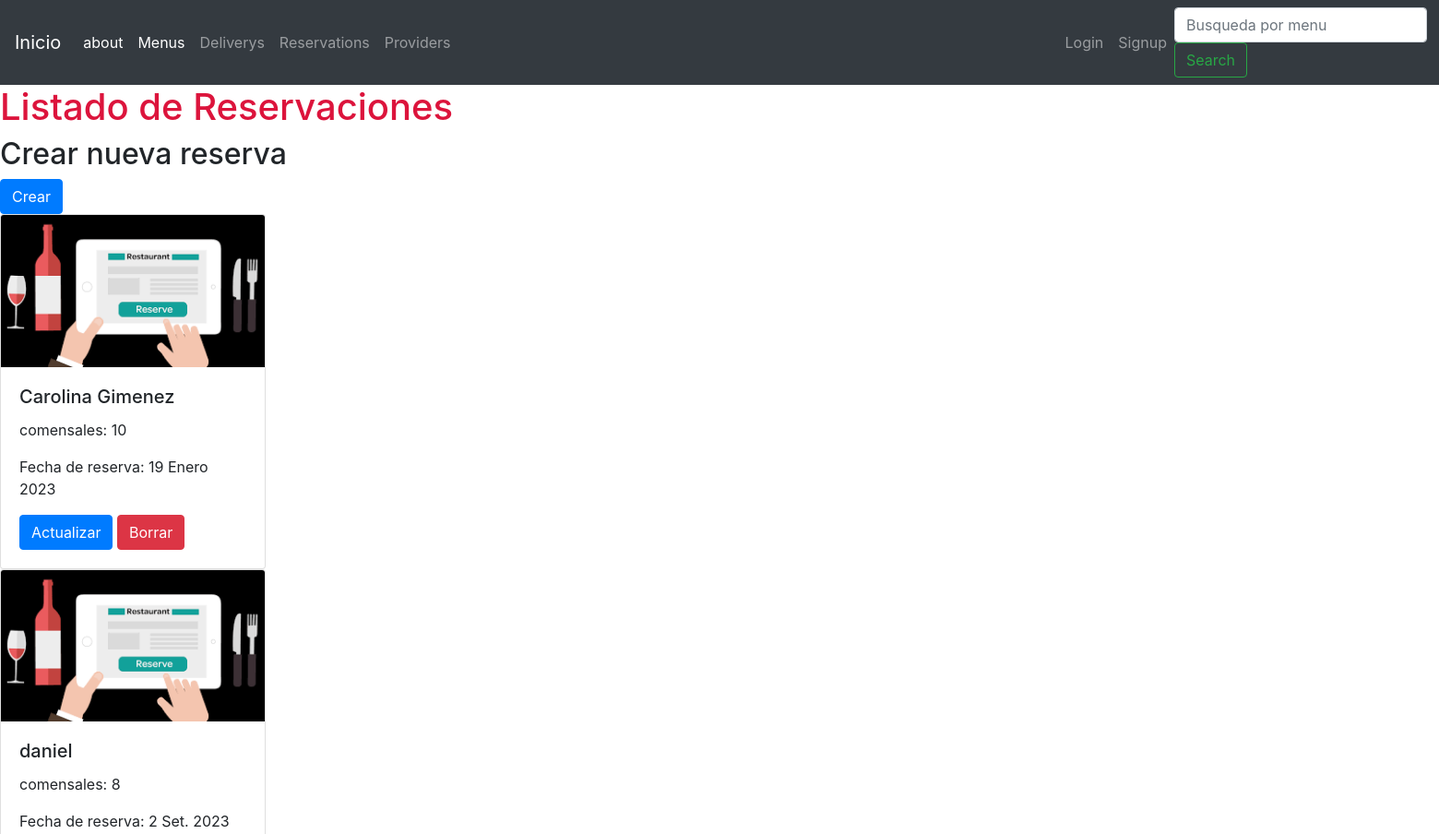
The page /reservations/list-reservations/ (upper part) on the database as committed earlier.
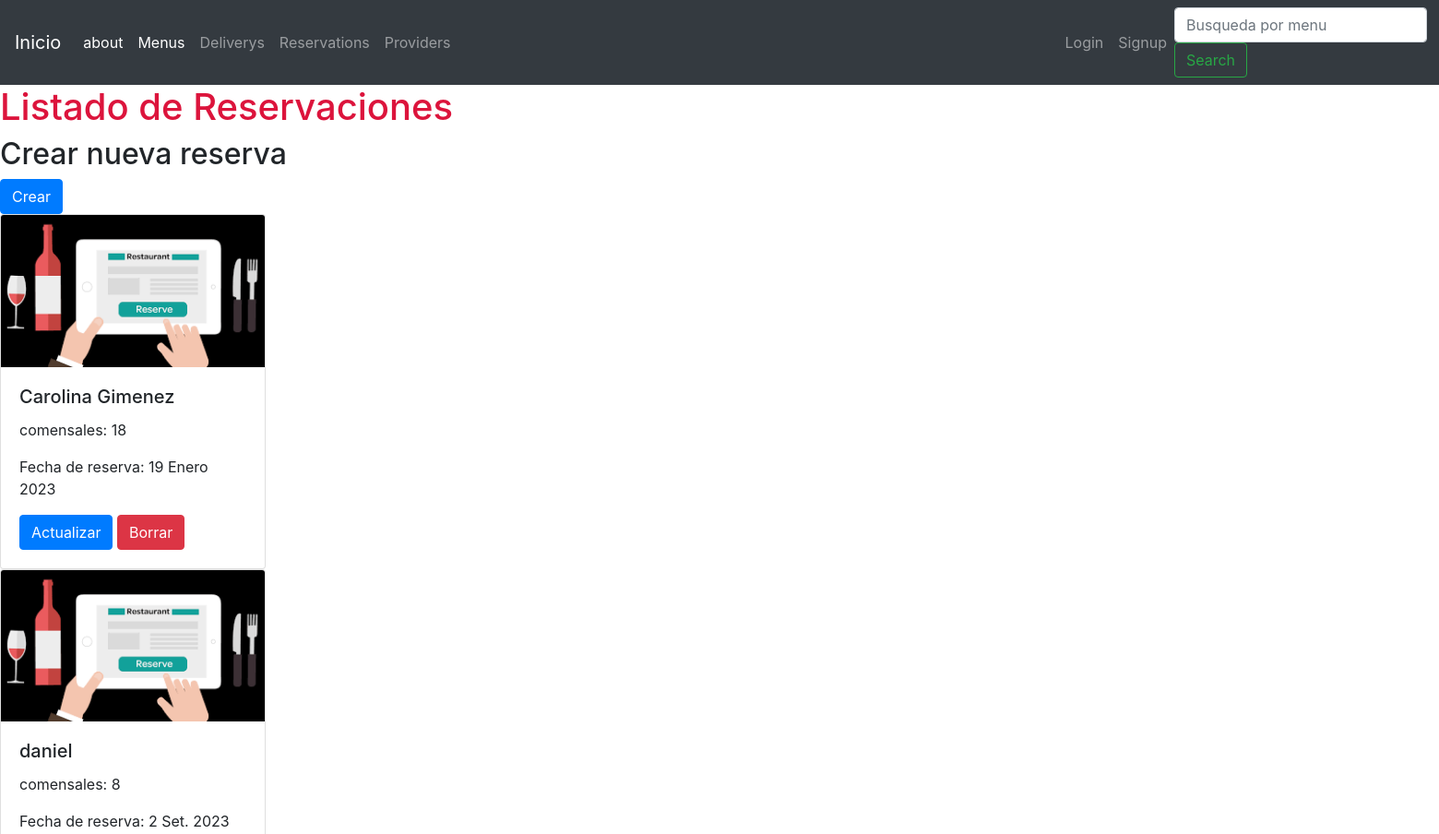
The same page on the database as committed later.
### reservations/models.py (models this page shows, shortened)
class Reservations(models.Model):
    name = models.CharField(max_length=100, verbose_name= 'nombre')
    dinner = models.IntegerField(verbose_name= 'comensales')
    reservation_date = models.DateField(verbose_name= 'fecha de reserva')
    class Meta:
        verbose_name = 'Reservacion'
        verbose_name_plural = 'Reservaciones'

### reservations/views.py (the view)
# urls.py: path('list-reservations/', ReservationsListView.as_view(), name = 'list_providers'),
class ReservationsListView(ListView):
    model = Reservations
    template_name = 'reservations/list_reservations.html'
    success_url = '/reservations/list-reservations/'

### templates/reservations/list_reservations.html (shortened to what this page needs)
{% extends 'base.html' %}
{% block content %}
<h1 style="color:crimson;"> Listado de Reservaciones</h1>
<h2> Crear nueva reserva </h2>  <a href="/reservations/create-reservation/" class="btn btn-primary">Crear</a>
{% for reservation in object_list %}
<div class="card" style="width: 18rem;">
    <img class="card-img-top" alt="...">
    <div class="card-body">
      <h5 class="card-title">{{reservation.name}}</h5>
      <p class="card-text">comensales: {{reservation.dinner}}</p>
      <p>Fecha de reserva: {{reservation.reservation_date}}</p>
      <a href="/reservations/update-reservation/{{reservation.id}}" class="btn btn-primary">Actualizar</a>
      <a href="/reservations/delete-reservation/{{reservation.id}}" class="btn btn-danger">Borrar</a>
    </div>
  </div>
{% endfor %}
{% endblock %}

Rows that differ between the two databases and show on the page:
changed Reservations "Carolina Gimenez": dinner "10" → "18"
